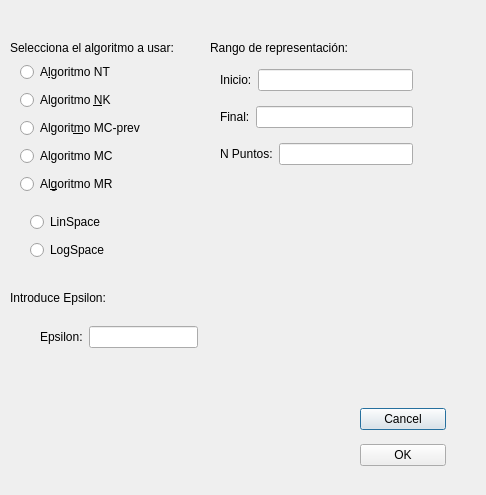
<?xml version="1.0" encoding="UTF-8"?>
<ui version="4.0">
 <class>IntLoopShaping</class>
 <widget class="QDialog" name="IntLoopShaping">
  <property name="geometry">
   <rect>
    <x>0</x>
    <y>0</y>
    <width>486</width>
    <height>495</height>
   </rect>
  </property>
  <property name="windowTitle">
   <string>Dialog</string>
  </property>
  <widget class="QLabel" name="label">
   <property name="geometry">
    <rect>
     <x>10</x>
     <y>40</y>
     <width>181</width>
     <height>16</height>
    </rect>
   </property>
   <property name="text">
    <string>Selecciona el algoritmo a usar:</string>
   </property>
  </widget>
  <widget class="QLabel" name="label_2">
   <property name="geometry">
    <rect>
     <x>10</x>
     <y>290</y>
     <width>111</width>
     <height>16</height>
    </rect>
   </property>
   <property name="text">
    <string>Introduce Epsilon:</string>
   </property>
  </widget>
  <widget class="QWidget" name="layoutWidget">
   <property name="geometry">
    <rect>
     <x>20</x>
     <y>60</y>
     <width>167</width>
     <height>141</height>
    </rect>
   </property>
   <layout class="QVBoxLayout" name="verticalLayout">
    <item>
     <widget class="QRadioButton" name="sachin">
      <property name="text">
       <string>A&amp;lgoritmo NT</string>
      </property>
     </widget>
    </item>
    <item>
     <widget class="QRadioButton" name="nand">
      <property name="text">
       <string>Algoritmo &amp;NK</string>
      </property>
     </widget>
    </item>
    <item>
     <widget class="QRadioButton" name="primero">
      <property name="text">
       <string>Algorit&amp;mo MC-prev</string>
      </property>
     </widget>
    </item>
    <item>
     <widget class="QRadioButton" name="segundo">
      <property name="text">
       <string>Algoritmo MC</string>
      </property>
     </widget>
    </item>
    <item>
     <widget class="QRadioButton" name="ram">
      <property name="text">
       <string>Al&amp;goritmo MR</string>
      </property>
     </widget>
    </item>
   </layout>
  </widget>
  <widget class="QWidget" name="layoutWidget1">
   <property name="geometry">
    <rect>
     <x>40</x>
     <y>320</y>
     <width>158</width>
     <height>34</height>
    </rect>
   </property>
   <layout class="QHBoxLayout" name="horizontalLayout">
    <item>
     <widget class="QLabel" name="label_3">
      <property name="text">
       <string>Epsilon:</string>
      </property>
     </widget>
    </item>
    <item>
     <widget class="QLineEdit" name="epsilon"/>
    </item>
   </layout>
  </widget>
  <widget class="QWidget" name="layoutWidget2">
   <property name="geometry">
    <rect>
     <x>360</x>
     <y>400</y>
     <width>86</width>
     <height>76</height>
    </rect>
   </property>
   <layout class="QVBoxLayout" name="verticalLayout_2">
    <item>
     <widget class="QPushButton" name="cancel">
      <property name="text">
       <string>Cancel</string>
      </property>
     </widget>
    </item>
    <item>
     <widget class="QPushButton" name="ok">
      <property name="text">
       <string>OK</string>
      </property>
     </widget>
    </item>
   </layout>
  </widget>
  <widget class="QLabel" name="label_4">
   <property name="geometry">
    <rect>
     <x>210</x>
     <y>40</y>
     <width>151</width>
     <height>16</height>
    </rect>
   </property>
   <property name="text">
    <string>Rango de representación:</string>
   </property>
  </widget>
  <widget class="QWidget" name="layoutWidget3">
   <property name="geometry">
    <rect>
     <x>220</x>
     <y>60</y>
     <width>193</width>
     <height>116</height>
    </rect>
   </property>
   <layout class="QVBoxLayout" name="verticalLayout_3">
    <item>
     <layout class="QHBoxLayout" name="horizontalLayout_2">
      <item>
       <widget class="QLabel" name="label_5">
        <property name="text">
         <string>Inicio:</string>
        </property>
       </widget>
      </item>
      <item>
       <widget class="QLineEdit" name="inicio"/>
      </item>
     </layout>
    </item>
    <item>
     <layout class="QHBoxLayout" name="horizontalLayout_3">
      <item>
       <widget class="QLabel" name="label_6">
        <property name="text">
         <string>Final:</string>
        </property>
       </widget>
      </item>
      <item>
       <widget class="QLineEdit" name="final_2"/>
      </item>
     </layout>
    </item>
    <item>
     <layout class="QHBoxLayout" name="horizontalLayout_4">
      <item>
       <widget class="QLabel" name="label_7">
        <property name="text">
         <string>N Puntos:</string>
        </property>
       </widget>
      </item>
      <item>
       <widget class="QLineEdit" name="nPuntos"/>
      </item>
     </layout>
    </item>
   </layout>
  </widget>
  <widget class="QWidget" name="layoutWidget4">
   <property name="geometry">
    <rect>
     <x>30</x>
     <y>210</y>
     <width>92</width>
     <height>54</height>
    </rect>
   </property>
   <layout class="QVBoxLayout" name="verticalLayout_4">
    <item>
     <widget class="QRadioButton" name="linspace">
      <property name="text">
       <string>LinSpace</string>
      </property>
     </widget>
    </item>
    <item>
     <widget class="QRadioButton" name="logspace">
      <property name="text">
       <string>LogSpace</string>
      </property>
     </widget>
    </item>
   </layout>
  </widget>
  <widget class="QStackedWidget" name="datosAlg">
   <property name="geometry">
    <rect>
     <x>230</x>
     <y>199</y>
     <width>231</width>
     <height>181</height>
    </rect>
   </property>
   <widget class="QWidget" name="vacia"/>
   <widget class="QWidget" name="page_isaac">
    <widget class="QLabel" name="label_8">
     <property name="geometry">
      <rect>
       <x>20</x>
       <y>20</y>
       <width>71</width>
       <height>18</height>
      </rect>
     </property>
     <property name="text">
      <string>Opciones:</string>
     </property>
    </widget>
    <widget class="QWidget" name="layoutWidget">
     <property name="geometry">
      <rect>
       <x>30</x>
       <y>50</y>
       <width>158</width>
       <height>83</height>
      </rect>
     </property>
     <layout class="QVBoxLayout" name="verticalLayout_6">
      <item>
       <widget class="QCheckBox" name="bisectionAvanced">
        <property name="text">
         <string>Bisección Avanzada</string>
        </property>
       </widget>
      </item>
      <item>
       <widget class="QCheckBox" name="aceleratedAvanced">
        <property name="text">
         <string>Acelerated Avanzada</string>
        </property>
       </widget>
      </item>
      <item>
       <widget class="QCheckBox" name="deteccionAvanced">
        <property name="text">
         <string>Detección Avanzada</string>
        </property>
       </widget>
      </item>
     </layout>
    </widget>
   </widget>
   <widget class="QWidget" name="page_nand">
    <widget class="QWidget" name="layoutWidget6">
     <property name="geometry">
      <rect>
       <x>30</x>
       <y>80</y>
       <width>111</width>
       <height>83</height>
      </rect>
     </property>
     <layout class="QVBoxLayout" name="verticalLayout_5">
      <item>
       <widget class="QRadioButton" name="centro">
        <property name="text">
         <string>Cen&amp;tro</string>
        </property>
       </widget>
      </item>
      <item>
       <widget class="QRadioButton" name="aleatorio">
        <property name="text">
         <string>Aleatorio</string>
        </property>
       </widget>
      </item>
      <item>
       <widget class="QRadioButton" name="superior">
        <property name="text">
         <string>Superior bo&amp;x</string>
        </property>
       </widget>
      </item>
     </layout>
    </widget>
    <widget class="QLabel" name="inicializacion">
     <property name="geometry">
      <rect>
       <x>10</x>
       <y>50</y>
       <width>111</width>
       <height>20</height>
      </rect>
     </property>
     <property name="text">
      <string>Tipo inicialización:</string>
     </property>
    </widget>
    <widget class="QWidget" name="layoutWidget5">
     <property name="geometry">
      <rect>
       <x>10</x>
       <y>10</y>
       <width>111</width>
       <height>34</height>
      </rect>
     </property>
     <layout class="QHBoxLayout" name="horizontalLayout_5">
      <item>
       <widget class="QLabel" name="label_delta">
        <property name="text">
         <string>Delta:</string>
        </property>
       </widget>
      </item>
      <item>
       <widget class="QLineEdit" name="delta"/>
      </item>
     </layout>
    </widget>
   </widget>
  </widget>
 </widget>
 <resources/>
 <connections/>
</ui>
